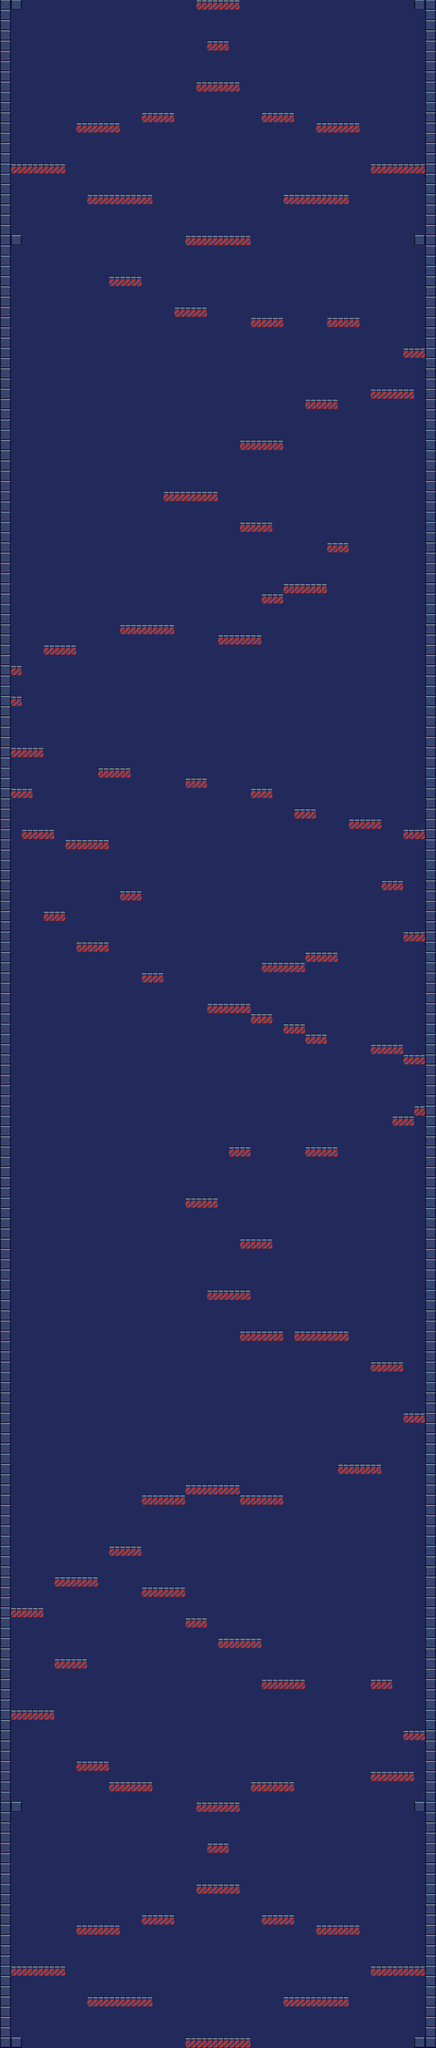

A 2D game scene composited from a Tiled map and its tileset images. What follows is a short description and the map's XML, with each tile layer's data collapsed to a summary:
An orthogonal 40x200 tile map with 32x30 px tiles, 1 tile layer (Rutelag 1), 6 tilesets and 101 objects (96x platform, 4x wall, player).

<map version="1.9" tiledversion="1.9.2" orientation="orthogonal" renderorder="right-down" width="40" height="200" tilewidth="32" tileheight="30" infinite="0" nextlayerid="4" nextobjectid="311">
 <tileset firstgid="1" source="orange_tile.tsx" />
 <tileset firstgid="2" source="green_tile.tsx" />
 <tileset firstgid="3" source="prompts_for_platforms.tsx" />
 <tileset firstgid="963" source="background.tsx" />
 <tileset firstgid="964" source="box.tsx" />
 <tileset firstgid="965" source="platform.tsx" />
 <layer id="1" name="Rutelag 1" width="40" height="200">
  <data>[8000 cells, 8000 non-empty, 3 distinct tile ids]</data>
 </layer>
 <objectgroup id="2" name="Objektlag 1">
  <object id="36" name="wall" x="0" y="5722.11">
   <polygon points="0,277.895 32,277.895 32,-5002.11 0,-5002.11" />
  </object>
  <object id="37" name="wall" x="1250.67" y="5722.11">
   <polygon points="-2.67,277.895 26.6633,277.895 29.33,-5002.11 -2.67,-5002.11" />
  </object>
  <object id="167" name="wall" x="53.5606" y="693.439">
   <polygon points="-53,26 -21,26 -21,-694 -53,-694" />
  </object>
  <object id="168" name="wall" x="221.773" y="266.106">
   <polygon points="1026.79,453.333 1058.79,453.333 1058.79,-266.667 1026.79,-266.667" />
  </object>
  <object id="199" name="platform" x="544" y="5970.3">
   <polygon points="0,0 192,0 192,-0.3 0,-0.3" />
  </object>
  <object id="200" name="platform" x="256" y="5850.3">
   <polygon points="0,0 192,0 192,-0.3 0,-0.3" />
  </object>
  <object id="201" name="platform" x="32" y="5760.3">
   <polygon points="0,0 160,0 160,-0.3 0,-0.3" />
  </object>
  <object id="202" name="platform" x="224" y="5640.3">
   <polygon points="0,0 128,0 128,-0.3 0,-0.3" />
  </object>
  <object id="203" name="platform" x="416" y="5610.3">
   <polygon points="0,0 96,0 96,-0.3 0,-0.3" />
  </object>
  <object id="204" name="platform" x="832" y="5850.3">
   <polygon points="0,0 192,0 192,-0.3 0,-0.3" />
  </object>
  <object id="205" name="platform" x="1088" y="5760.3">
   <polygon points="0,0 160,0 160,-0.3 0,-0.3" />
  </object>
  <object id="206" name="platform" x="928" y="5640.3">
   <polygon points="0,0 128,0 128,-0.3 0,-0.3" />
  </object>
  <object id="207" name="platform" x="768" y="5610.3">
   <polygon points="0,0 96,0 96,-0.3 0,-0.3" />
  </object>
  <object id="208" name="platform" x="576" y="5520.3">
   <polygon points="0,0 128,0 128,-0.3 0,-0.3" />
  </object>
  <object id="209" name="platform" x="608" y="5400.3">
   <polygon points="0,0 64,0 64,-0.3 0,-0.3" />
  </object>
  <object id="210" name="platform" x="576" y="5280.3">
   <polygon points="0,0 128,0 128,-0.3 0,-0.3" />
  </object>
  <object id="211" name="player" x="618.75" y="5924.25" width="34.5" height="7.5" />
  <object id="225" name="platform" x="545.561" y="690.739">
   <polygon points="0,0 192,0 192,-0.3 0,-0.3" />
  </object>
  <object id="226" name="platform" x="257.561" y="570.739">
   <polygon points="0,0 192,0 192,-0.3 0,-0.3" />
  </object>
  <object id="227" name="platform" x="33.5606" y="480.739">
   <polygon points="0,0 160,0 160,-0.3 0,-0.3" />
  </object>
  <object id="228" name="platform" x="225.561" y="360.739">
   <polygon points="0,0 128,0 128,-0.3 0,-0.3" />
  </object>
  <object id="229" name="platform" x="417.561" y="330.739">
   <polygon points="0,0 96,0 96,-0.3 0,-0.3" />
  </object>
  <object id="230" name="platform" x="833.561" y="570.739">
   <polygon points="0,0 192,0 192,-0.3 0,-0.3" />
  </object>
  <object id="231" name="platform" x="1089.56" y="480.739">
   <polygon points="0,0 160,0 160,-0.3 0,-0.3" />
  </object>
  <object id="232" name="platform" x="929.561" y="360.739">
   <polygon points="0,0 128,0 128,-0.3 0,-0.3" />
  </object>
  <object id="233" name="platform" x="769.561" y="330.739">
   <polygon points="0,0 96,0 96,-0.3 0,-0.3" />
  </object>
  <object id="234" name="platform" x="577.561" y="240.739">
   <polygon points="0,0 128,0 128,-0.3 0,-0.3" />
  </object>
  <object id="235" name="platform" x="609.561" y="120.739">
   <polygon points="0,0 64,0 64,-0.3 0,-0.3" />
  </object>
  <object id="236" name="platform" x="577.561" y="0.739394">
   <polygon points="0,0 128,0 128,-0.3 0,-0.3" />
  </object>
  <object id="238" name="platform" x="320" y="5220.3">
   <polygon points="0,0 128,0 128,-0.3 0,-0.3" />
  </object>
  <object id="239" name="platform" x="224" y="5160.3">
   <polygon points="0,0 96,0 96,-0.3 0,-0.3" />
  </object>
  <object id="240" name="platform" x="33.7879" y="5010.3">
   <polygon points="0,0 128,0 128,-0.3 0,-0.3" />
  </object>
  <object id="241" name="platform" x="736" y="5220.3">
   <polygon points="0,0 128,0 128,-0.3 0,-0.3" />
  </object>
  <object id="242" name="platform" x="1088" y="5190.3">
   <polygon points="0,0 128,0 128,-0.3 0,-0.3" />
  </object>
  <object id="243" name="platform" x="1184" y="5070.3">
   <polygon points="0,0 64,0 64,-0.3 0,-0.3" />
  </object>
  <object id="244" name="platform" x="1088" y="4920.3">
   <polygon points="0,0 64,0 64,-0.3 0,-0.3" />
  </object>
  <object id="245" name="platform" x="768" y="4920.3">
   <polygon points="0,0 128,0 128,-0.3 0,-0.3" />
  </object>
  <object id="246" name="platform" x="640" y="4800.3">
   <polygon points="0,0 128,0 128,-0.3 0,-0.3" />
  </object>
  <object id="247" name="platform" x="160" y="4860.3">
   <polygon points="0,0 96,0 96,-0.3 0,-0.3" />
  </object>
  <object id="248" name="platform" x="32" y="4710.3">
   <polygon points="0,0 96,0 96,-0.3 0,-0.3" />
  </object>
  <object id="249" name="platform" x="160" y="4620.3">
   <polygon points="0,0 128,0 128,-0.3 0,-0.3" />
  </object>
  <object id="250" name="platform" x="544" y="4740.3">
   <polygon points="0,0 64,0 64,-0.3 0,-0.3" />
  </object>
  <object id="251" name="platform" x="416" y="4650.3">
   <polygon points="0,0 128,0 128,-0.3 0,-0.3" />
  </object>
  <object id="252" name="platform" x="320" y="4530.3">
   <polygon points="0,0 96,0 96,-0.3 0,-0.3" />
  </object>
  <object id="253" name="platform" x="416" y="4380.3">
   <polygon points="0,0 128,0 128,-0.3 0,-0.3" />
  </object>
  <object id="254" name="platform" x="544" y="4350.3">
   <polygon points="0,0 160,0 160,-0.3 0,-0.3" />
  </object>
  <object id="255" name="platform" x="704" y="4380.3">
   <polygon points="0,0 128,0 128,-0.3 0,-0.3" />
  </object>
  <object id="256" name="platform" x="992" y="4290.3">
   <polygon points="0,0 128,0 128,-0.3 0,-0.3" />
  </object>
  <object id="257" name="platform" x="1184" y="4140.3">
   <polygon points="0,0 64,0 64,-0.3 0,-0.3" />
  </object>
  <object id="258" name="platform" x="1088" y="3990.3">
   <polygon points="0,0 96,0 96,-0.3 32,-0.3 0,-0.3" />
  </object>
  <object id="259" name="platform" x="864" y="3900.3">
   <polygon points="0,0 160,0 160,-0.3 0,-0.3" />
  </object>
  <object id="260" name="platform" x="704" y="3900.3">
   <polygon points="0,0 128,0 128,-0.3 0,-0.3" />
  </object>
  <object id="261" name="platform" x="608" y="3780.3">
   <polygon points="0,0 128,0 128,-0.3 0,-0.3" />
  </object>
  <object id="262" name="platform" x="704" y="3630.3">
   <polygon points="0,0 96,0 96,-0.3 0,-0.3" />
  </object>
  <object id="263" name="platform" x="544" y="3510.3">
   <polygon points="0,0 96,0 96,-0.3 0,-0.3" />
  </object>
  <object id="264" name="platform" x="672" y="3360.3">
   <polygon points="0,0 64,0 64,-0.3 0,-0.3" />
  </object>
  <object id="265" name="platform" x="896" y="3360.3">
   <polygon points="0,0 64,0 96,0 96,-0.3 0,-0.3" />
  </object>
  <object id="266" name="platform" x="1152" y="3270.3">
   <polygon points="0,0 64,0 64,-0.3 0,-0.3" />
  </object>
  <object id="267" name="platform" x="1216" y="3240.3">
   <polygon points="0,0 32,0 32,-0.3 0,-0.3" />
  </object>
  </objectgroup>
</map>
<!-- 42 of 101 objects omitted -->